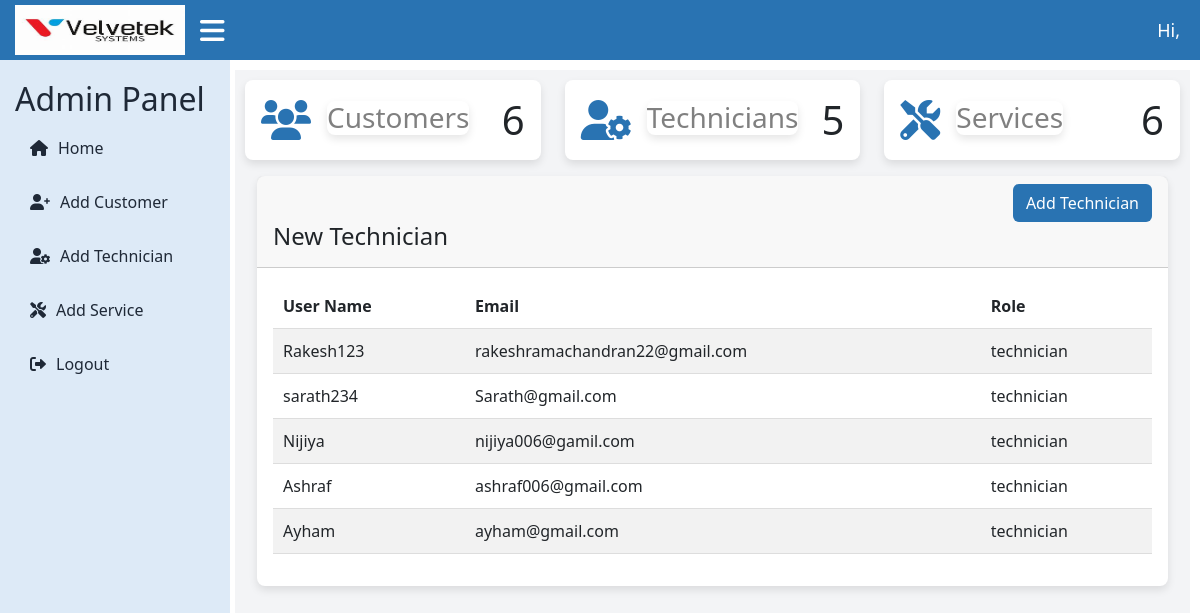
The app's page /velvetekapp/technicians/ with its own data.
### loginapp/models.py (models this page shows, shortened)
class CustomUser(AbstractUser):
    ROLE_CHOICES = (
        ('admin', 'Admin'),
        ('technician', 'Technician'),
        ('user', 'User'),
    )
    role = models.CharField(max_length=20, choices=ROLE_CHOICES, default='user')

### velvetekapp/views.py (the view)
# urls.py: path('technicians/',views.list_technicians, name='list_technicians'),
def list_technicians(request):
    technicians = CustomUser.objects.filter(role='technician')
    customer_count = Customer.objects.count()
    total_services = Apply.objects.count()
    technician_count = CustomUser.objects.filter(role='technician').count()
    context = {
        'technicians': technicians,
        'customer_count': customer_count,
        'total_services': total_services,
        'technician_count': technician_count,
    }
    return render(request, 'list_technicians.html',context)

### templates/list_technicians.html (shortened to what this page needs)
{% extends 'admin_dashboard.html' %}
{% block content %}
<div class="container">
  <div class="page-inner">
    <div class="row">
      <div class="col-md-12">
        <div class="card">
          <div class="card-header">
            <div class="ms-md-auto py-2 py-md-0 text-end">
              <a
                href="#"
                class="btn text-white"
                style="background-color:#2973B2;"
                data-bs-toggle="modal"
                data-bs-target="#addtechnicianModal"
              >
                Add Technician
              </a>
            </div>
            <h4 class="card-title">New Technician</h4>
          </div>
          <div class="card-body">
            <table id="basic-datatables" class="display table table-striped table-hover">
              <thead>
                <tr>
                  <th>User Name</th>
                  <th>Email</th>
                  <th>Role</th>
                </tr>
              </thead>
              <tbody>
                {% for d in technicians %}
                <tr>
                  <td>{{ d.username }}</td>
                  <td>{{ d.email }}</td>
                  <td>{{ d.role }}</td>
                </tr>
                {% endfor %}
              </tbody>
            </table>
          </div>
        </div>
      </div>
    </div>
    </div>
  </div>
</div>
{% endblock %}

### static/assets/css/admin_dashboard.css (style rules this page uses)
:root { --primary-color: #2973B2; --secondary-color: #F3F4F6; --accent-color: #441172; --text-color: #1F2937; --white: #ffffff; --sidebar-color: #DDEAF7; }
.card { border: none; border-radius: 8px; box-shadow: 0 4px 8px rgba(0, 0, 0, 0.1); transition: transform 0.2s ease, box-shadow 0.2s ease; }
.table { width: 100%; white-space: nowrap; }
.table th, .table td { padding: 10px !important; text-align: left !important; border-bottom: 1px solid #ddd !important; }

### records on screen
CustomUser: username "Rakesh123", email "rakeshramachandran22@gmail.com", role "technician"
CustomUser: username "sarath234", email "Sarath@gmail.com", role "technician"
CustomUser: username "Nijiya", email "nijiya006@gamil.com", role "technician"
CustomUser: username "Ashraf", email "ashraf006@gmail.com", role "technician"
CustomUser: username "Ayham", email "ayham@gmail.com", role "technician"

### other values on screen
{{ customer_count }} "6"
{{ technician_count }} "5"
{{ total_services }} "6"
